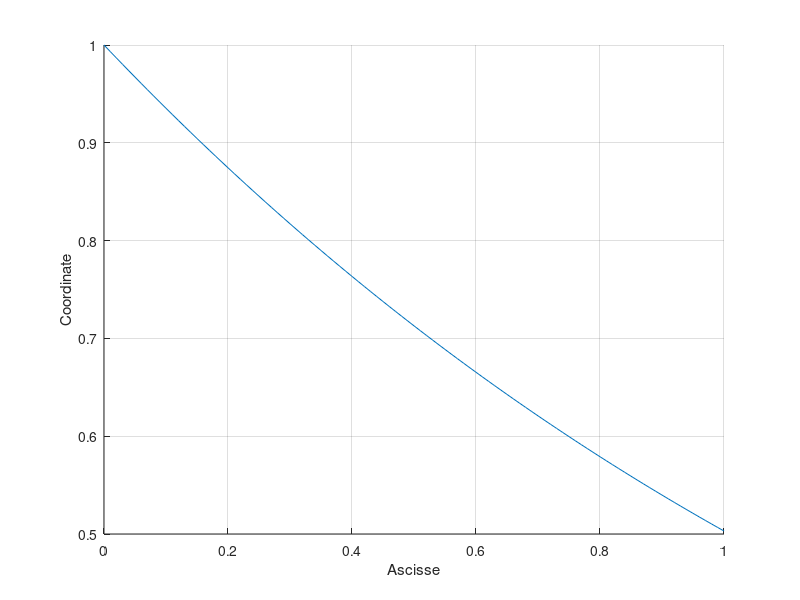
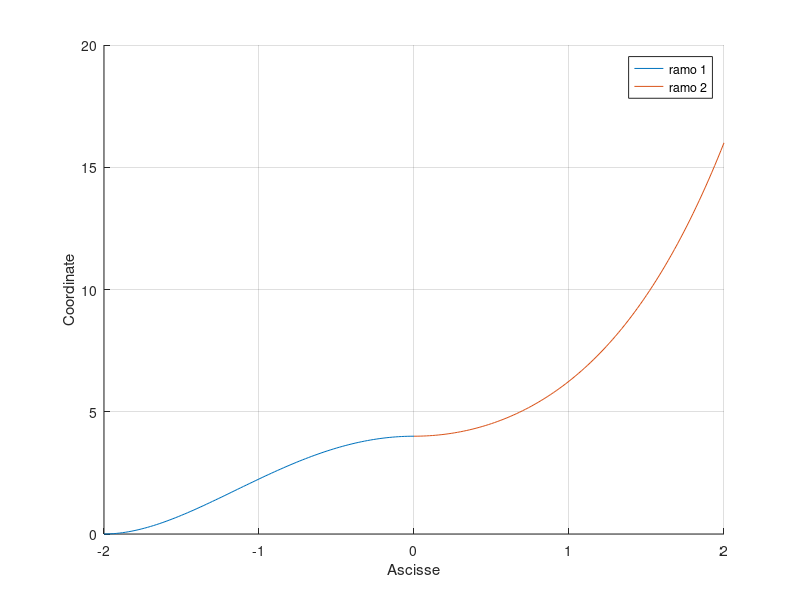
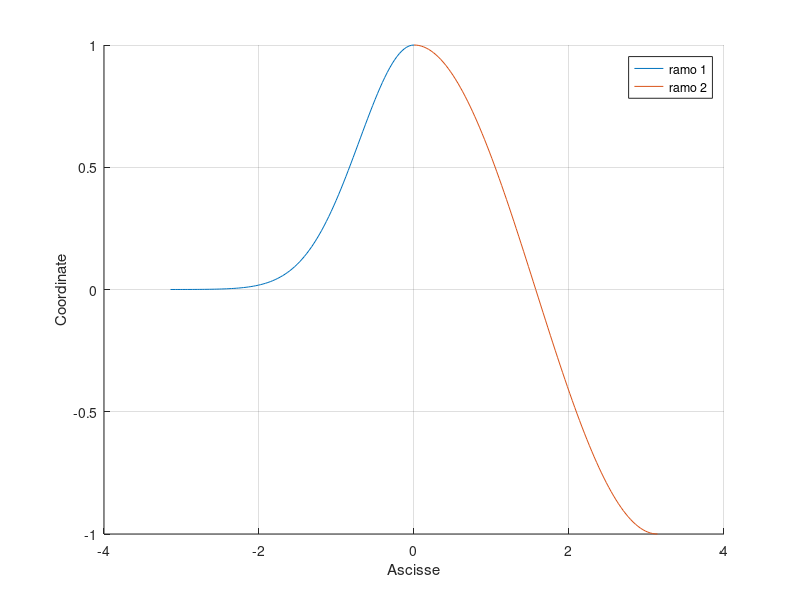

Recreate these plots in MATLAB, in order.
clear
clc
%Grafico A
x = linspace(0,1,101)

f1 =@(x) ((1-x./24) ./ (1+(x./24) + (x.^2/384))).^8
figure;
hold on;
plot(x, f1(x));
xlabel('Ascisse')
ylabel('Coordinate')
grid on

%Grafico B
y1 = linspace(-2,0,101)
y2 = linspace(0,2,101)
fy1 = (2-y1.^2/2).^2
fy2 = (y2.^2/2 + 2).^2
figure;
hold on;
plot(y1, fy1, y2, fy2)
xlabel('Ascisse')
ylabel('Coordinate')
grid on
legend('ramo 1', 'ramo 2')

%Grafico C
g1 = linspace(-pi,0,101)
g2 = linspace(0,pi,101)
fg1 = exp(-g1.^2)
fg2 = cos(g2)
figure;
hold on;
plot(g1, fg1, g2, fg2)
xlabel('Ascisse')
ylabel('Coordinate')
grid on
legend('ramo 1', 'ramo 2')

